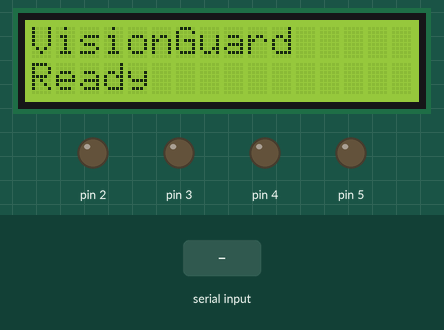
Simulated run of this sketch. Board: Arduino Uno, built with avr-gcc and run on an emulated ATmega328P. Shown: 16×2 character LCD, output pins drawn as LEDs (lit = HIGH). Dashed ring = blinking. Inputs (shaded band) come from the test bench.

Above: at 1.2 s.
1.3 s: "UNKNOWN\n" received over Serial
At 1.42 s:
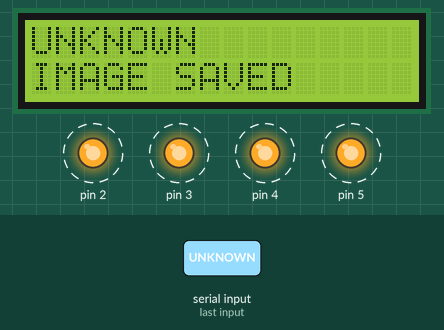
3.6 s: "AARAV\n" received over Serial
At 4.8 s:
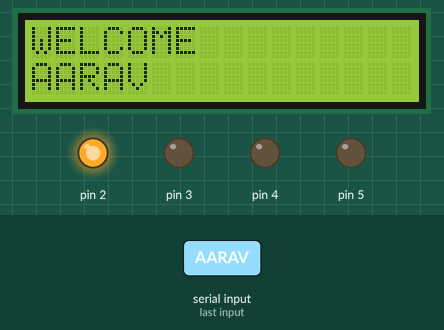
5.1 s: "ANSHU\n" received over Serial
At 6.1 s:
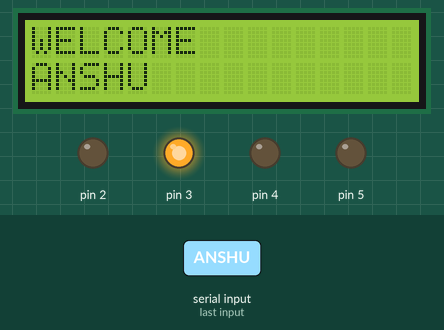
6.6 s: "RISHU\n" received over Serial
At 7.3 s:
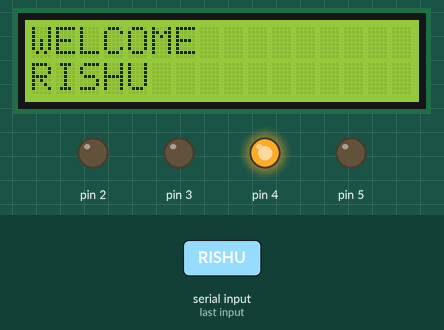
8.1 s: "NAVYA\n" received over Serial
At 8.4 s:
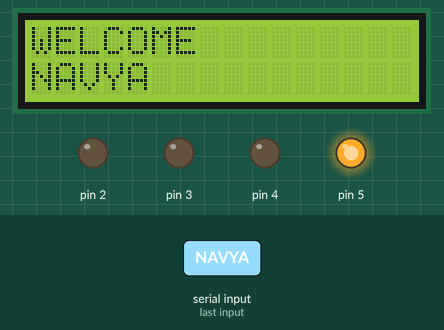
Timing chart, 0 to 10.6 s (numbered marks = the images above; inputs shaded):
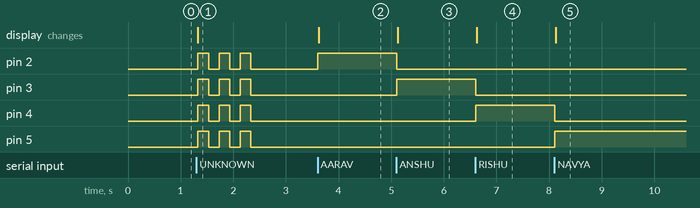

Measured:
- after the input at 1.3 s, pin 2–5: alternates HIGH for 0.20 s and LOW for 0.20 s, 6 changes in all, then stays LOW, starting at once; the display: changes at once (image 1)
- after the input at 3.6 s, pin 2: LOW → HIGH at once; the display: changes at once (image 2)
- after the input at 5.1 s, pin 2: HIGH → LOW at once; pin 3: LOW → HIGH at once; the display: changes at once (image 3)
- after the input at 6.6 s, pin 3: HIGH → LOW at once; pin 4: LOW → HIGH at once; the display: changes at once (image 4)
- after the input at 8.1 s, pin 4: HIGH → LOW at once; pin 5: LOW → HIGH at once; the display: changes at once (image 5)

The sketch:

hardware_integration.ino
```cpp
#include <Wire.h>
#include <LiquidCrystal_I2C.h>

LiquidCrystal_I2C lcd(0x27, 16, 2);

String msg="";

void clearLEDs() {
  digitalWrite(2,LOW);
  digitalWrite(3,LOW);
  digitalWrite(4,LOW);
  digitalWrite(5,LOW);
}

void showWelcome(String name) {
  lcd.clear();

  lcd.setCursor(0,0);
  lcd.print("WELCOME");

  lcd.setCursor(0,1);
  lcd.print(name);
}

void setup() {

  Serial.begin(9600);

  pinMode(2,OUTPUT);
  pinMode(3,OUTPUT);
  pinMode(4,OUTPUT);
  pinMode(5,OUTPUT);

  clearLEDs();

  lcd.init();
  lcd.backlight();

  lcd.setCursor(0,0);
  lcd.print("VisionGuard");

  lcd.setCursor(0,1);
  lcd.print("Ready");
}

void loop() {

  if(Serial.available()) {

    msg = Serial.readStringUntil('\n');
    msg.trim();

    clearLEDs();

    if(msg=="AARAV") {
      digitalWrite(2,HIGH);
      showWelcome("AARAV");
    }

    else if(msg=="ANSHU") {
      digitalWrite(3,HIGH);
      showWelcome("ANSHU");
    }

    else if(msg=="RISHU") {
      digitalWrite(4,HIGH);
      showWelcome("RISHU");
    }

    else if(msg=="NAVYA") {
      digitalWrite(5,HIGH);
      showWelcome("NAVYA");
    }

    else if(msg=="UNKNOWN") {

      lcd.clear();

      lcd.setCursor(0,0);
      lcd.print("UNKNOWN");

      lcd.setCursor(0,1);
      lcd.print("IMAGE SAVED");

      for(int i=0;i<3;i++) {

        digitalWrite(2,HIGH);
        digitalWrite(3,HIGH);
        digitalWrite(4,HIGH);
        digitalWrite(5,HIGH);

        delay(200);

        clearLEDs();

        delay(200);
      }
    }
  }
}
```
